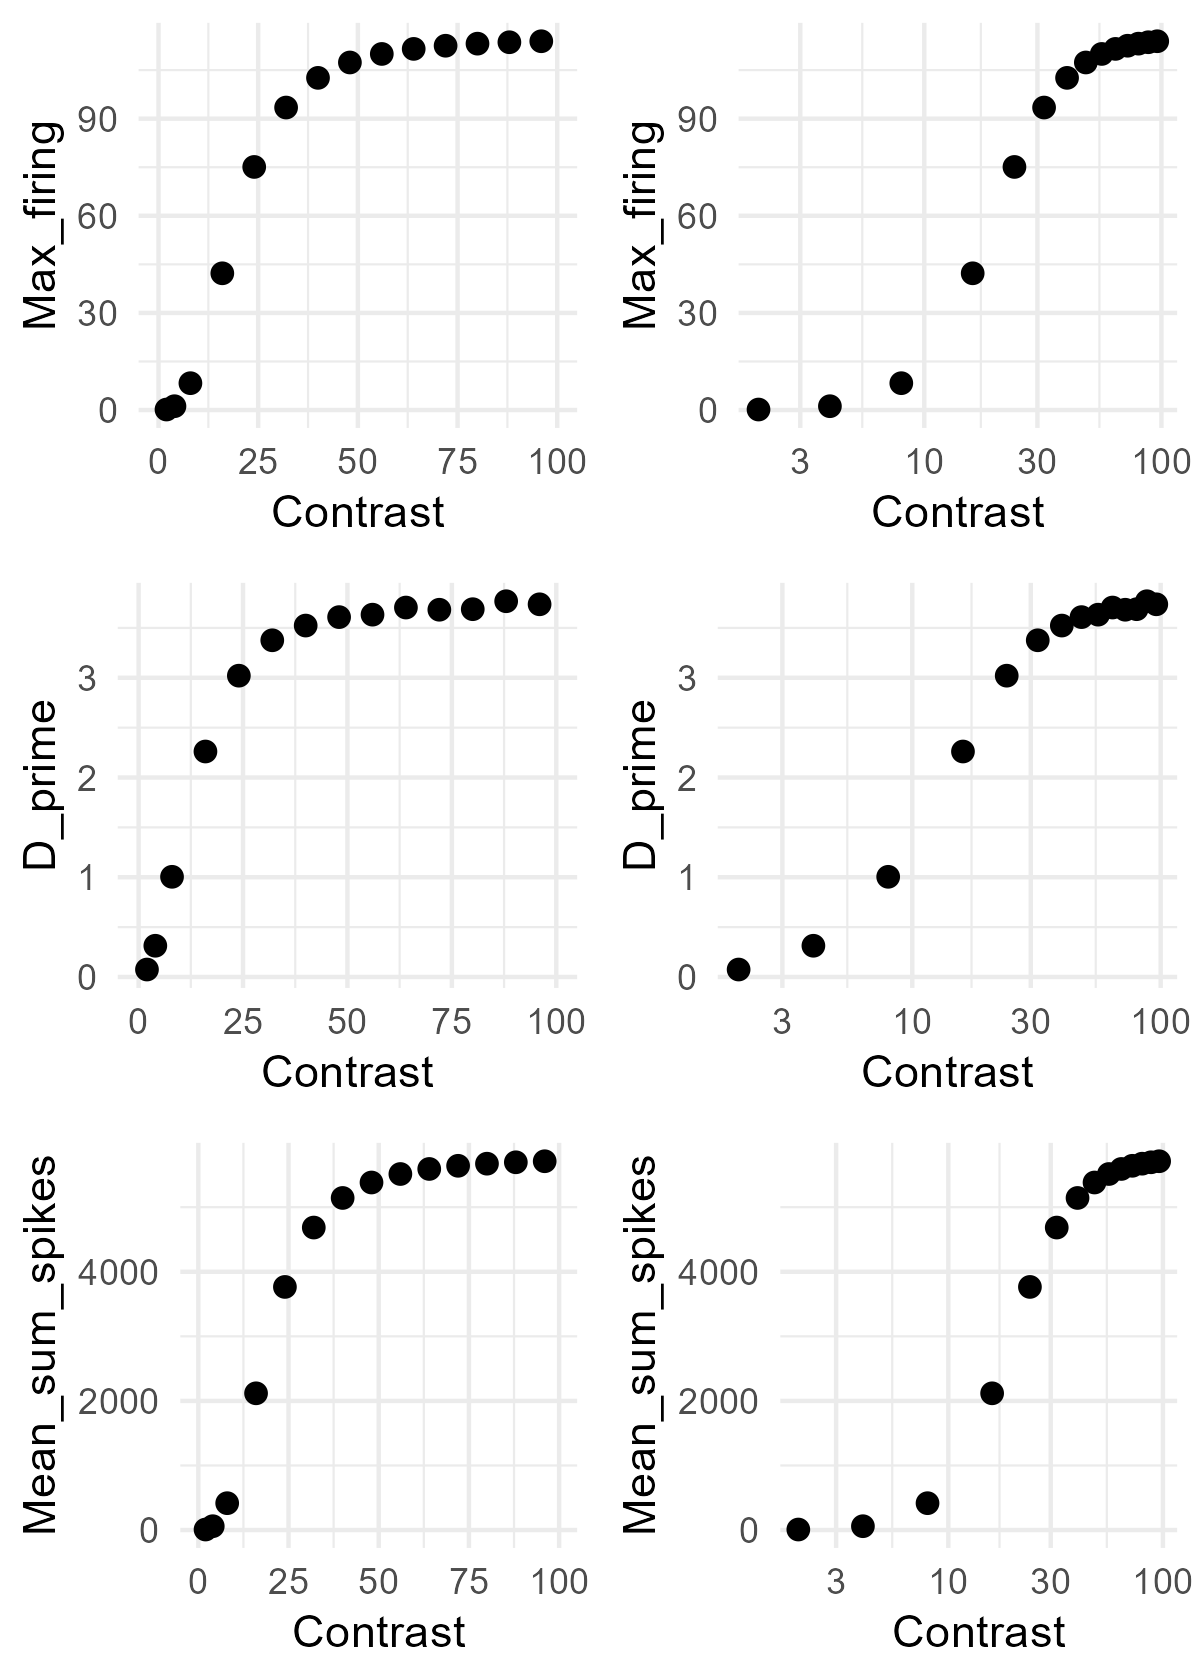

The script that saved this image:
# Simulation based on Albrecht & Hamilton (1982, fig. 4)

library(tidyverse)
library(doParallel)
library(foreach)

Contrast <- c(2, 4, 8, 16, 24, 32, 40, 48, 56, 64, 72, 80, 88, 96)
Rmax = 115
C50 = 19.3
n = 2.9

Max_firing <- Rmax * Contrast^n / (Contrast^n + C50^n)
df_ah <- data.frame(Contrast, Max_firing)

g1 <- ggplot(df_ah, aes(x = Contrast, y = Max_firing)) +
  geom_point(size = 2) +
  coord_cartesian(xlim = c(0, 100)) +
  theme_minimal()
g1            

g2 <- ggplot(df_ah, aes(x = Contrast, y = Max_firing)) +
  geom_point(size = 2) +
  scale_x_log10() +
  theme_minimal()
g2 

### Simulation ###
cl <- makeCluster(parallel::detectCores() - 1)
registerDoParallel(cl)

n_neurons <- 180                                               # Number of neurons in the population
orientations <- seq(1, 180, by = 1)                            # Possible orientations (0 to 359 degrees)
preferred_orientations <-  seq(1, 180, length.out = n_neurons) # Preferred orientation of each neuron
max_firing_seq <- df_ah$Max_firing                             # Maximum firing rate of each neuron
contrast <-       df_ah$Contrast
tuning_width    <- 20                                          # Tuning width (standard deviation) of each neuron's response curve
n_trials <- 10000

all_results <- list()

for (max_firing_rate in max_firing_seq) {
  
  cat("Running max firing rate =", max_firing_rate, "\n")
  
  tuning_curves <- matrix(0, nrow = n_neurons, ncol = length(orientations))
  
  for (i in 1:n_neurons) {
    tuning_curves[i, ] <- max_firing_rate * exp(
      -0.5 * (
        pmin(abs(orientations - preferred_orientations[i]),
             180 - abs(orientations - preferred_orientations[i]))^2
      ) / tuning_width^2
    )
  }
  
  # ---- 90 ----
  responses_90 <- foreach(
    i = 1:n_trials,
    .combine = rbind,
    .packages = "stats"
  ) %dopar% {
    
    input_90 <- rnorm(n_trials, 90, 0)
    idx <- round(input_90[i]) + 1
    idx <- pmin(pmax(idx, 1), 180)
    
    mu <- tuning_curves[, idx]
    mu[mu == 0] <- 1e-8
    
    resp <- rnbinom(n_neurons, size = 1000000, mu = mu)
    
    cbind(resp,
          neuron = seq_len(n_neurons),
          stim = 90,
          trial = i,
          maxFR = max_firing_rate)
  }
  
  # ---- 91 ----
  responses_91 <- foreach(
    i = 1:n_trials,
    .combine = rbind,
    .packages = "stats"
  ) %dopar% {
    
    input_91 <- rnorm(n_trials, 91, 0)
    idx <- round(input_91[i]) + 1
    idx <- pmin(pmax(idx, 1), 180)
    
    mu <- tuning_curves[, idx]
    mu[mu == 0] <- 1e-8
    
    resp <- rnbinom(n_neurons, size = 1000000, mu = mu)
    
    cbind(resp,
          neuron = seq_len(n_neurons),
          stim = 91,
          trial = i,
          maxFR = max_firing_rate)
  }
  
  df_tmp <- as.data.frame(rbind(responses_90, responses_91))
  colnames(df_tmp) <- c("Spikes", "Neuron", "Stimulus", "Trial", "Contrast")
  
  all_results[[as.character(max_firing_rate)]] <- df_tmp
}

df <- do.call(rbind, all_results)
df$Contrast <- contrast[match(df$Contrast, max_firing_seq)]

### Visualization ###
df %>%
  group_by(Stimulus, Contrast, Trial) %>%
  summarise(Sum_spikes = sum(Spikes), .groups = "drop") -> df_sum

g3 <- ggplot(df_sum, aes(x = Sum_spikes)) +
  geom_density(alpha = 0.2, linewidth = 1) +
  theme_classic() +
  facet_wrap(. ~ Contrast, scales = "free") +  # axes scale to "free"
  scale_x_continuous(
    breaks = scales::pretty_breaks(n = 3)  # pretty
  ) +
  labs(
    x = "Sum of spikes",
    y = "Density",
    color = "Max firing rate",
    fill =  "Max firing rate"
  )
g3

df_sum %>%
  group_by(Contrast) %>%
  summarise(Mean_sum_spikes = mean(Sum_spikes),
            SD_sum_spikes = sd(Sum_spikes), .groups = "drop") -> df_summary

df_summary %>%
  ggplot(aes(x = Contrast, y = Mean_sum_spikes)) +
  geom_point(size = 2) +
  coord_cartesian(xlim = c(0, 100)) +
  theme_minimal() -> g4
g4

df_summary %>%
  ggplot(aes(x = Contrast, y = Mean_sum_spikes)) +
  geom_point(size = 2) +
  scale_x_log10() +
  theme_minimal() -> g5
g5

df_summary %>%
  ggplot(aes(x = Contrast, y = SD_sum_spikes)) +
  geom_point(size = 2) +
  coord_cartesian(xlim = c(0, 100)) +
  theme_minimal() -> g6
g6

df_summary %>%
  ggplot(aes(x = Contrast, y = SD_sum_spikes)) +
  geom_point(size = 2) +
  scale_x_log10() +
  theme_minimal() -> g7
g7

df %>%
  filter(Neuron %in% c(90, 91)) %>%
  pivot_wider(names_from = Neuron, values_from = Spikes) %>%
  ggplot(aes(x = `90`, y = `91`, color = factor(Stimulus))) +
  geom_point(size = 2, alpha = 0.2) +
  labs(x = "Neuron 90", y = "Neuron 91") +
  coord_cartesian(xlim = c(0, 100), ylim = c(0, 100)) +
  theme_minimal() +
  facet_wrap(. ~ Contrast) -> g8
# g8

# sanity check for fano factor 
df %>%
  group_by(Contrast, Stimulus, Neuron) %>%
  summarise(
    mean_spikes = mean(Spikes),
    var_spikes  = var(Spikes),
    fano = var_spikes / mean_spikes,
    .groups = "drop"
  ) %>%
  filter(mean_spikes > 0) %>%
  group_by(Contrast, Stimulus) %>%
  summarise(
    mean_mean_spikes = mean(mean_spikes, na.rm = TRUE),
    mean_var_spikes = mean(var_spikes),
    mean_fano = mean(fano, na.rm = TRUE), # average across neurons
    sd_fano   = sd(fano, na.rm = TRUE),   # sd across neurons
    .groups = "drop")

### Linear Fisher information ###
df_wide <- df %>%
  pivot_wider(
    id_cols = c(Trial, Contrast, Stimulus),
    names_from = Neuron,
    values_from = Spikes)

df_wide$Stimulus_bin <- ifelse(df_wide$Stimulus == 90, 1, 0)

compute_lfi <- function(data, lambda = 1e-6) {
  
  neurons <- grep("^[0-9]+$", colnames(data), value = TRUE)  
  
  data0 <- data[data$Stimulus_bin == 0, neurons]
  data1 <- data[data$Stimulus_bin == 1, neurons]
  
  mu0 <- colMeans(data0)
  mu1 <- colMeans(data1)
  
  df <- mu1 - mu0
  
  Sigma0 <- cov(data0)
  Sigma1 <- cov(data1)
  Sigma  <- (Sigma0 + Sigma1) / 2
  
  p <- length(neurons)              # 逆行列を安定化させる処理 (ニューロン間の相関を少し弱める)
  Sigma <- Sigma + lambda * diag(p) # Ridge正則化, Tikhonov regularization (小さい固有値を持ち上げる)
  
  I <- as.numeric(t(df) %*% solve(Sigma) %*% df) # LFI
  I_per_neuron <- I / p
  
  return(I_per_neuron)
}

maxFR_values <- sort(unique(df_wide$Contrast))

lfi_results <- data.frame(
  Contrast = numeric(),
  LFI_per_neuron = numeric()
)

for (maxFR in maxFR_values) {
  df_sub <- df_wide[df_wide$Contrast == maxFR, ]
  lfi_value <- compute_lfi(df_sub)
  lfi_results <- rbind(lfi_results,
                       data.frame(Contrast = maxFR,
                                  LFI_per_neuron = lfi_value))
}

lfi_results$Contrast <- contrast
print(lfi_results)

lfi_results %>%
  ggplot(aes(x = Contrast, y = LFI_per_neuron)) +
  geom_point(size = 2) +
  coord_cartesian(xlim = c(0, 100)) +
  theme_minimal() -> g9
g9

### Decoding with logistic regression ###
run_logistic_cv_parallel <- function(data, k = 5, ncores = detectCores() - 1) {
  
  predictors <- grep("^[0-9]+$", colnames(data), value = TRUE)  
  n <- nrow(data)
  
  set.seed(123)
  folds <- sample(rep(1:k, length.out = n))
  
  cl <- makeCluster(ncores)
  registerDoParallel(cl)
  
  acc <- foreach(i = 1:k, .combine = c) %dopar% {
    
    train <- data[folds != i, ]
    test  <- data[folds == i, ]
    
    model <- glm(
      Stimulus_bin ~ .,
      data = train[, c("Stimulus_bin", predictors)],
      family = binomial
    )
    
    prob <- predict(model, newdata = test, type = "response")
    pred <- ifelse(prob > 0.5, 1, 0)
    
    mean(pred == test$Stimulus_bin)
  }
  
  stopCluster(cl)
  
  mean(acc)
}

decoding_results <- data.frame(
  Contrast = numeric(),
  Decoding_accuracy = numeric()
)

for (maxFR in maxFR_values) {
  df_sub <- df_wide[df_wide$Contrast == maxFR, ]
  accuracy <- run_logistic_cv_parallel(df_sub, k = 5, ncores = detectCores() - 1)
  decoding_results <- rbind(decoding_results,
                            data.frame(Contrast = maxFR,
                                       Decoding_accuracy = accuracy))
}

decoding_results <- mutate(decoding_results, D_prime = qnorm(Decoding_accuracy) - qnorm(1 - Decoding_accuracy),
                           Contrast = contrast)
decoding_results

decoding_results %>%
  ggplot(aes(x = Contrast, y = D_prime)) +
  geom_point(size = 2) +
  coord_cartesian(xlim = c(0, 100)) +
  theme_minimal() -> g10
g10

decoding_results %>%
  ggplot(aes(x = Contrast, y = D_prime)) +
  geom_point(size = 2) +
  scale_x_log10() +
  theme_minimal() -> g11
g11

g <- cowplot::plot_grid(g1, g2, g10, g11, g4, g5, nrow = 3)
ggsave("albrecht_hamilton_1982_fig_4.png", g, width = 4, height = 5.6, dpi = 300)
